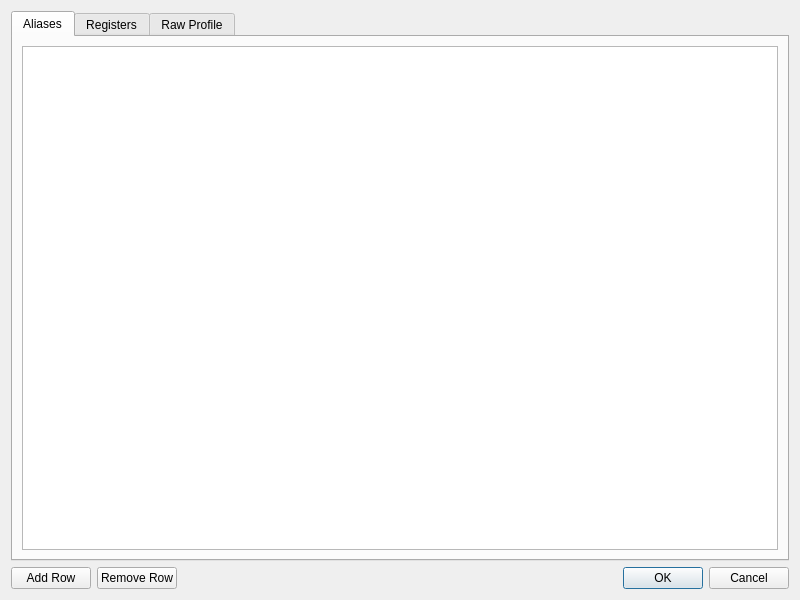
<?xml version="1.0" encoding="UTF-8"?>
<ui version="4.0">
 <class>EditRegProfileDialog</class>
 <widget class="QDialog" name="EditRegProfileDialog">
  <property name="geometry">
   <rect>
    <x>0</x>
    <y>0</y>
    <width>800</width>
    <height>600</height>
   </rect>
  </property>
  <property name="windowTitle">
   <string>Edit Register Profile</string>
  </property>
  <layout class="QVBoxLayout" name="mainLayout">
   <item>
    <widget class="QTabWidget" name="tabWidget">
     <widget class="QWidget" name="tabAlias">
      <attribute name="title">
       <string>Aliases</string>
      </attribute>
      <layout class="QVBoxLayout">
       <item>
        <widget class="QTableView" name="aliasTable">
         <attribute name="horizontalHeaderStretchLastSection">
          <bool>true</bool>
         </attribute>
        </widget>
       </item>
      </layout>
     </widget>
     <widget class="QWidget" name="tabRegs">
      <attribute name="title">
       <string>Registers</string>
      </attribute>
      <layout class="QVBoxLayout">
       <item>
        <widget class="QTableView" name="regTable">
         <attribute name="horizontalHeaderStretchLastSection">
          <bool>true</bool>
         </attribute>
        </widget>
       </item>
      </layout>
     </widget>
     <widget class="QWidget" name="tabRaw">
      <attribute name="title">
       <string>Raw Profile</string>
      </attribute>
      <layout class="QVBoxLayout">
       <item>
        <widget class="QPlainTextEdit" name="rawProfileEdit">
         <property name="font">
          <font>
           <family>Monospace</family>
          </font>
         </property>
         <property name="lineWrapMode">
          <enum>QPlainTextEdit::LineWrapMode::NoWrap</enum>
         </property>
        </widget>
       </item>
      </layout>
     </widget>
    </widget>
   </item>
   <item>
    <layout class="QHBoxLayout" name="actionLayout">
     <item>
      <widget class="QPushButton" name="addRowBtn">
       <property name="text">
        <string>Add Row</string>
       </property>
      </widget>
     </item>
     <item>
      <widget class="QPushButton" name="removeRowBtn">
       <property name="text">
        <string>Remove Row</string>
       </property>
      </widget>
     </item>
     <item>
      <spacer name="hSpacer">
       <property name="orientation">
        <enum>Qt::Orientation::Horizontal</enum>
       </property>
       <property name="sizeHint" stdset="0">
        <size>
         <width>0</width>
         <height>0</height>
        </size>
       </property>
      </spacer>
     </item>
     <item>
      <widget class="QDialogButtonBox" name="buttonBox">
       <property name="standardButtons">
        <set>QDialogButtonBox::StandardButton::Cancel|QDialogButtonBox::StandardButton::Ok</set>
       </property>
      </widget>
     </item>
    </layout>
   </item>
  </layout>
 </widget>
 <resources/>
 <connections>
  <connection>
   <sender>buttonBox</sender>
   <signal>accepted()</signal>
   <receiver>EditRegProfileDialog</receiver>
   <slot>accept()</slot>
  </connection>
  <connection>
   <sender>buttonBox</sender>
   <signal>rejected()</signal>
   <receiver>EditRegProfileDialog</receiver>
   <slot>reject()</slot>
  </connection>
 </connections>
</ui>
